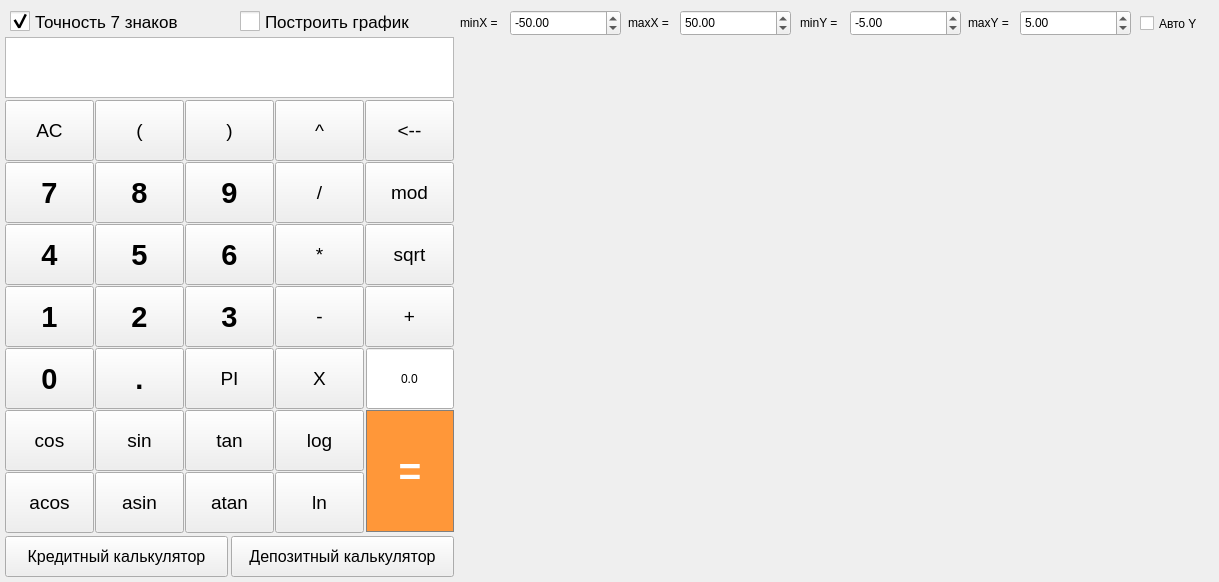
<?xml version="1.0" encoding="UTF-8"?>
<ui version="4.0">
 <class>MainWindow</class>
 <widget class="QMainWindow" name="MainWindow">
  <property name="geometry">
   <rect>
    <x>0</x>
    <y>0</y>
    <width>1219</width>
    <height>582</height>
   </rect>
  </property>
  <property name="windowTitle">
   <string>Smart_Calc</string>
  </property>
  <property name="styleSheet">
   <string notr="true"/>
  </property>
  <widget class="QWidget" name="centralwidget">
   <widget class="QPushButton" name="pushButton_clean">
    <property name="geometry">
     <rect>
      <x>5</x>
      <y>100</y>
      <width>89</width>
      <height>61</height>
     </rect>
    </property>
    <property name="minimumSize">
     <size>
      <width>61</width>
      <height>61</height>
     </size>
    </property>
    <property name="font">
     <font>
      <pointsize>14</pointsize>
     </font>
    </property>
    <property name="text">
     <string>AC</string>
    </property>
   </widget>
   <widget class="QPushButton" name="pushButton_left">
    <property name="geometry">
     <rect>
      <x>95</x>
      <y>100</y>
      <width>89</width>
      <height>61</height>
     </rect>
    </property>
    <property name="minimumSize">
     <size>
      <width>61</width>
      <height>61</height>
     </size>
    </property>
    <property name="font">
     <font>
      <pointsize>14</pointsize>
     </font>
    </property>
    <property name="text">
     <string>(</string>
    </property>
   </widget>
   <widget class="QPushButton" name="pushButton_right">
    <property name="geometry">
     <rect>
      <x>185</x>
      <y>100</y>
      <width>89</width>
      <height>61</height>
     </rect>
    </property>
    <property name="minimumSize">
     <size>
      <width>61</width>
      <height>61</height>
     </size>
    </property>
    <property name="font">
     <font>
      <pointsize>14</pointsize>
     </font>
    </property>
    <property name="text">
     <string>)</string>
    </property>
   </widget>
   <widget class="QPushButton" name="pushButton_pow">
    <property name="geometry">
     <rect>
      <x>275</x>
      <y>100</y>
      <width>89</width>
      <height>61</height>
     </rect>
    </property>
    <property name="minimumSize">
     <size>
      <width>61</width>
      <height>61</height>
     </size>
    </property>
    <property name="font">
     <font>
      <pointsize>14</pointsize>
     </font>
    </property>
    <property name="text">
     <string>^</string>
    </property>
   </widget>
   <widget class="QPushButton" name="pushButton_div">
    <property name="geometry">
     <rect>
      <x>275</x>
      <y>162</y>
      <width>89</width>
      <height>61</height>
     </rect>
    </property>
    <property name="minimumSize">
     <size>
      <width>61</width>
      <height>61</height>
     </size>
    </property>
    <property name="font">
     <font>
      <pointsize>14</pointsize>
     </font>
    </property>
    <property name="text">
     <string>/</string>
    </property>
   </widget>
   <widget class="QPushButton" name="pushButton_nine">
    <property name="geometry">
     <rect>
      <x>185</x>
      <y>162</y>
      <width>89</width>
      <height>61</height>
     </rect>
    </property>
    <property name="minimumSize">
     <size>
      <width>61</width>
      <height>61</height>
     </size>
    </property>
    <property name="font">
     <font>
      <pointsize>22</pointsize>
      <bold>true</bold>
     </font>
    </property>
    <property name="text">
     <string>9</string>
    </property>
   </widget>
   <widget class="QPushButton" name="pushButton_eight">
    <property name="geometry">
     <rect>
      <x>95</x>
      <y>162</y>
      <width>89</width>
      <height>61</height>
     </rect>
    </property>
    <property name="minimumSize">
     <size>
      <width>61</width>
      <height>61</height>
     </size>
    </property>
    <property name="font">
     <font>
      <pointsize>22</pointsize>
      <bold>true</bold>
     </font>
    </property>
    <property name="text">
     <string>8</string>
    </property>
   </widget>
   <widget class="QPushButton" name="pushButton_seven">
    <property name="geometry">
     <rect>
      <x>5</x>
      <y>162</y>
      <width>89</width>
      <height>61</height>
     </rect>
    </property>
    <property name="sizePolicy">
     <sizepolicy hsizetype="Minimum" vsizetype="Fixed">
      <horstretch>0</horstretch>
      <verstretch>0</verstretch>
     </sizepolicy>
    </property>
    <property name="minimumSize">
     <size>
      <width>61</width>
      <height>61</height>
     </size>
    </property>
    <property name="font">
     <font>
      <pointsize>22</pointsize>
      <bold>true</bold>
     </font>
    </property>
    <property name="text">
     <string>7</string>
    </property>
   </widget>
   <widget class="QPushButton" name="pushButton_mult">
    <property name="geometry">
     <rect>
      <x>275</x>
      <y>224</y>
      <width>89</width>
      <height>61</height>
     </rect>
    </property>
    <property name="minimumSize">
     <size>
      <width>61</width>
      <height>61</height>
     </size>
    </property>
    <property name="font">
     <font>
      <pointsize>14</pointsize>
     </font>
    </property>
    <property name="text">
     <string>*</string>
    </property>
   </widget>
   <widget class="QPushButton" name="pushButton_six">
    <property name="geometry">
     <rect>
      <x>185</x>
      <y>224</y>
      <width>89</width>
      <height>61</height>
     </rect>
    </property>
    <property name="minimumSize">
     <size>
      <width>61</width>
      <height>61</height>
     </size>
    </property>
    <property name="font">
     <font>
      <pointsize>22</pointsize>
      <bold>true</bold>
     </font>
    </property>
    <property name="text">
     <string>6</string>
    </property>
   </widget>
   <widget class="QPushButton" name="pushButton_five">
    <property name="geometry">
     <rect>
      <x>95</x>
      <y>224</y>
      <width>89</width>
      <height>61</height>
     </rect>
    </property>
    <property name="minimumSize">
     <size>
      <width>61</width>
      <height>61</height>
     </size>
    </property>
    <property name="font">
     <font>
      <pointsize>22</pointsize>
      <bold>true</bold>
     </font>
    </property>
    <property name="text">
     <string>5</string>
    </property>
   </widget>
   <widget class="QPushButton" name="pushButton_four">
    <property name="geometry">
     <rect>
      <x>5</x>
      <y>224</y>
      <width>89</width>
      <height>61</height>
     </rect>
    </property>
    <property name="minimumSize">
     <size>
      <width>61</width>
      <height>61</height>
     </size>
    </property>
    <property name="font">
     <font>
      <pointsize>22</pointsize>
      <bold>true</bold>
     </font>
    </property>
    <property name="text">
     <string>4</string>
    </property>
   </widget>
   <widget class="QPushButton" name="pushButton_minus">
    <property name="geometry">
     <rect>
      <x>275</x>
      <y>286</y>
      <width>89</width>
      <height>61</height>
     </rect>
    </property>
    <property name="minimumSize">
     <size>
      <width>61</width>
      <height>61</height>
     </size>
    </property>
    <property name="font">
     <font>
      <pointsize>14</pointsize>
     </font>
    </property>
    <property name="text">
     <string>-</string>
    </property>
   </widget>
   <widget class="QPushButton" name="pushButton_three">
    <property name="geometry">
     <rect>
      <x>185</x>
      <y>286</y>
      <width>89</width>
      <height>61</height>
     </rect>
    </property>
    <property name="minimumSize">
     <size>
      <width>61</width>
      <height>61</height>
     </size>
    </property>
    <property name="font">
     <font>
      <pointsize>22</pointsize>
      <bold>true</bold>
     </font>
    </property>
    <property name="text">
     <string>3</string>
    </property>
   </widget>
   <widget class="QPushButton" name="pushButton_two">
    <property name="geometry">
     <rect>
      <x>95</x>
      <y>286</y>
      <width>89</width>
      <height>61</height>
     </rect>
    </property>
    <property name="minimumSize">
     <size>
      <width>61</width>
      <height>61</height>
     </size>
    </property>
    <property name="font">
     <font>
      <pointsize>22</pointsize>
      <bold>true</bold>
     </font>
    </property>
    <property name="text">
     <string>2</string>
    </property>
   </widget>
   <widget class="QPushButton" name="pushButton_one">
    <property name="geometry">
     <rect>
      <x>5</x>
      <y>286</y>
      <width>89</width>
      <height>61</height>
     </rect>
    </property>
    <property name="minimumSize">
     <size>
      <width>61</width>
      <height>61</height>
     </size>
    </property>
    <property name="font">
     <font>
      <pointsize>22</pointsize>
      <bold>true</bold>
     </font>
    </property>
    <property name="text">
     <string>1</string>
    </property>
   </widget>
   <widget class="QPushButton" name="pushButton_plus">
    <property name="geometry">
     <rect>
      <x>365</x>
      <y>286</y>
      <width>89</width>
      <height>61</height>
     </rect>
    </property>
    <property name="minimumSize">
     <size>
      <width>61</width>
      <height>61</height>
     </size>
    </property>
    <property name="font">
     <font>
      <pointsize>14</pointsize>
     </font>
    </property>
    <property name="text">
     <string>+</string>
    </property>
   </widget>
   <widget class="QPushButton" name="pushButton_pi">
    <property name="geometry">
     <rect>
      <x>185</x>
      <y>348</y>
      <width>89</width>
      <height>61</height>
     </rect>
    </property>
    <property name="minimumSize">
     <size>
      <width>61</width>
      <height>61</height>
     </size>
    </property>
    <property name="font">
     <font>
      <pointsize>14</pointsize>
     </font>
    </property>
    <property name="text">
     <string>PI</string>
    </property>
   </widget>
   <widget class="QPushButton" name="pushButton_dot">
    <property name="geometry">
     <rect>
      <x>95</x>
      <y>348</y>
      <width>89</width>
      <height>61</height>
     </rect>
    </property>
    <property name="minimumSize">
     <size>
      <width>61</width>
      <height>61</height>
     </size>
    </property>
    <property name="font">
     <font>
      <pointsize>22</pointsize>
      <bold>true</bold>
     </font>
    </property>
    <property name="text">
     <string>.</string>
    </property>
   </widget>
   <widget class="QPushButton" name="pushButton_zero">
    <property name="geometry">
     <rect>
      <x>5</x>
      <y>348</y>
      <width>89</width>
      <height>61</height>
     </rect>
    </property>
    <property name="minimumSize">
     <size>
      <width>61</width>
      <height>61</height>
     </size>
    </property>
    <property name="font">
     <font>
      <pointsize>22</pointsize>
      <bold>true</bold>
     </font>
    </property>
    <property name="styleSheet">
     <string notr="true"/>
    </property>
    <property name="text">
     <string>0</string>
    </property>
   </widget>
   <widget class="QPushButton" name="pushButton_back">
    <property name="geometry">
     <rect>
      <x>365</x>
      <y>100</y>
      <width>89</width>
      <height>61</height>
     </rect>
    </property>
    <property name="minimumSize">
     <size>
      <width>61</width>
      <height>61</height>
     </size>
    </property>
    <property name="font">
     <font>
      <pointsize>14</pointsize>
     </font>
    </property>
    <property name="text">
     <string>&lt;--</string>
    </property>
   </widget>
   <widget class="QPushButton" name="pushButton_sqrt">
    <property name="geometry">
     <rect>
      <x>365</x>
      <y>224</y>
      <width>89</width>
      <height>61</height>
     </rect>
    </property>
    <property name="minimumSize">
     <size>
      <width>61</width>
      <height>61</height>
     </size>
    </property>
    <property name="font">
     <font>
      <pointsize>14</pointsize>
     </font>
    </property>
    <property name="text">
     <string>sqrt</string>
    </property>
   </widget>
   <widget class="QPushButton" name="pushButton_mod">
    <property name="geometry">
     <rect>
      <x>365</x>
      <y>162</y>
      <width>89</width>
      <height>61</height>
     </rect>
    </property>
    <property name="minimumSize">
     <size>
      <width>61</width>
      <height>61</height>
     </size>
    </property>
    <property name="font">
     <font>
      <pointsize>14</pointsize>
     </font>
    </property>
    <property name="text">
     <string>mod</string>
    </property>
   </widget>
   <widget class="QPushButton" name="pushButton_equals">
    <property name="geometry">
     <rect>
      <x>366</x>
      <y>410</y>
      <width>88</width>
      <height>122</height>
     </rect>
    </property>
    <property name="minimumSize">
     <size>
      <width>61</width>
      <height>61</height>
     </size>
    </property>
    <property name="font">
     <font>
      <pointsize>29</pointsize>
      <bold>true</bold>
     </font>
    </property>
    <property name="styleSheet">
     <string notr="true">QPushButton {
  background-color: rgb(255, 151, 57);
  color: white; 
  border: 1px solid gray;
}

QPushButton:pressed {
    background-color: qlineargradient(x1: 0, y1: 0, x2: 0, y2: 1,
                                      stop: 0 #FF7832, stop: 1 #FF9739);
}</string>
    </property>
    <property name="text">
     <string>=</string>
    </property>
   </widget>
   <widget class="QPushButton" name="pushButton_cos">
    <property name="geometry">
     <rect>
      <x>5</x>
      <y>410</y>
      <width>89</width>
      <height>61</height>
     </rect>
    </property>
    <property name="minimumSize">
     <size>
      <width>61</width>
      <height>61</height>
     </size>
    </property>
    <property name="font">
     <font>
      <pointsize>14</pointsize>
     </font>
    </property>
    <property name="text">
     <string>cos</string>
    </property>
   </widget>
   <widget class="QPushButton" name="pushButton_sin">
    <property name="geometry">
     <rect>
      <x>95</x>
      <y>410</y>
      <width>89</width>
      <height>61</height>
     </rect>
    </property>
    <property name="minimumSize">
     <size>
      <width>61</width>
      <height>61</height>
     </size>
    </property>
    <property name="font">
     <font>
      <pointsize>14</pointsize>
     </font>
    </property>
    <property name="text">
     <string>sin</string>
    </property>
   </widget>
   <widget class="QPushButton" name="pushButton_tan">
    <property name="geometry">
     <rect>
      <x>185</x>
      <y>410</y>
      <width>89</width>
      <height>61</height>
     </rect>
    </property>
    <property name="minimumSize">
     <size>
      <width>61</width>
      <height>61</height>
     </size>
    </property>
    <property name="font">
     <font>
      <pointsize>14</pointsize>
     </font>
    </property>
    <property name="text">
     <string>tan</string>
    </property>
   </widget>
   <widget class="QPushButton" name="pushButton_log">
    <property name="geometry">
     <rect>
      <x>275</x>
      <y>410</y>
      <width>89</width>
      <height>61</height>
     </rect>
    </property>
    <property name="minimumSize">
     <size>
      <width>61</width>
      <height>61</height>
     </size>
    </property>
    <property name="font">
     <font>
      <pointsize>14</pointsize>
     </font>
    </property>
    <property name="text">
     <string>log</string>
    </property>
   </widget>
   <widget class="QPushButton" name="pushButton_atan">
    <property name="geometry">
     <rect>
      <x>185</x>
      <y>472</y>
      <width>89</width>
      <height>61</height>
     </rect>
    </property>
    <property name="minimumSize">
     <size>
      <width>61</width>
      <height>61</height>
     </size>
    </property>
    <property name="font">
     <font>
      <pointsize>14</pointsize>
     </font>
    </property>
    <property name="text">
     <string>atan</string>
    </property>
   </widget>
   <widget class="QPushButton" name="pushButton_asin">
    <property name="geometry">
     <rect>
      <x>95</x>
      <y>472</y>
      <width>89</width>
      <height>61</height>
     </rect>
    </property>
    <property name="minimumSize">
     <size>
      <width>61</width>
      <height>61</height>
     </size>
    </property>
    <property name="font">
     <font>
      <pointsize>14</pointsize>
     </font>
    </property>
    <property name="text">
     <string>asin</string>
    </property>
   </widget>
   <widget class="QPushButton" name="pushButton_ln">
    <property name="geometry">
     <rect>
      <x>275</x>
      <y>472</y>
      <width>89</width>
      <height>61</height>
     </rect>
    </property>
    <property name="minimumSize">
     <size>
      <width>61</width>
      <height>61</height>
     </size>
    </property>
    <property name="font">
     <font>
      <pointsize>14</pointsize>
     </font>
    </property>
    <property name="text">
     <string>ln</string>
    </property>
   </widget>
   <widget class="QPushButton" name="pushButton_acos">
    <property name="geometry">
     <rect>
      <x>5</x>
      <y>472</y>
      <width>89</width>
      <height>61</height>
     </rect>
    </property>
    <property name="minimumSize">
     <size>
      <width>61</width>
      <height>61</height>
     </size>
    </property>
    <property name="font">
     <font>
      <pointsize>14</pointsize>
     </font>
    </property>
    <property name="text">
     <string>acos</string>
    </property>
   </widget>
   <widget class="QTextEdit" name="textEdit_input">
    <property name="geometry">
     <rect>
      <x>5</x>
      <y>37</y>
      <width>449</width>
      <height>61</height>
     </rect>
    </property>
    <property name="font">
     <font>
      <pointsize>11</pointsize>
      <bold>true</bold>
     </font>
    </property>
    <property name="cursor" stdset="0">
     <cursorShape>ArrowCursor</cursorShape>
    </property>
    <property name="focusPolicy">
     <enum>Qt::StrongFocus</enum>
    </property>
    <property name="styleSheet">
     <string notr="true">QTextEdit {
  border: 1px solid gray;
}

background-color : white;</string>
    </property>
    <property name="markdown">
     <string/>
    </property>
    <property name="html">
     <string>&lt;!DOCTYPE HTML PUBLIC &quot;-//W3C//DTD HTML 4.0//EN&quot; &quot;http://www.w3.org/TR/REC-html40/strict.dtd&quot;&gt;
&lt;html&gt;&lt;head&gt;&lt;meta name=&quot;qrichtext&quot; content=&quot;1&quot; /&gt;&lt;meta charset=&quot;utf-8&quot; /&gt;&lt;style type=&quot;text/css&quot;&gt;
p, li { white-space: pre-wrap; }
hr { height: 1px; border-width: 0; }
li.unchecked::marker { content: &quot;\2610&quot;; }
li.checked::marker { content: &quot;\2612&quot;; }
&lt;/style&gt;&lt;/head&gt;&lt;body style=&quot; font-family:'Ubuntu'; font-size:11pt; font-weight:700; font-style:normal;&quot;&gt;
&lt;p align=&quot;right&quot; style=&quot;-qt-paragraph-type:empty; margin-top:7px; margin-bottom:7px; margin-left:0px; margin-right:0px; -qt-block-indent:0; text-indent:0px;&quot;&gt;&lt;br /&gt;&lt;/p&gt;&lt;/body&gt;&lt;/html&gt;</string>
    </property>
   </widget>
   <widget class="QPushButton" name="pushButton_x">
    <property name="geometry">
     <rect>
      <x>275</x>
      <y>348</y>
      <width>89</width>
      <height>61</height>
     </rect>
    </property>
    <property name="minimumSize">
     <size>
      <width>61</width>
      <height>61</height>
     </size>
    </property>
    <property name="font">
     <font>
      <pointsize>14</pointsize>
     </font>
    </property>
    <property name="text">
     <string>X</string>
    </property>
   </widget>
   <widget class="QLineEdit" name="lineEdit_x">
    <property name="geometry">
     <rect>
      <x>366</x>
      <y>348</y>
      <width>88</width>
      <height>61</height>
     </rect>
    </property>
    <property name="styleSheet">
     <string notr="true">QLineEdit{
  border: 1px solid gray;
}

background-color : white;</string>
    </property>
    <property name="text">
     <string>0.0</string>
    </property>
    <property name="alignment">
     <set>Qt::AlignCenter</set>
    </property>
   </widget>
   <widget class="QCheckBox" name="checkBox">
    <property name="geometry">
     <rect>
      <x>10</x>
      <y>10</y>
      <width>201</width>
      <height>23</height>
     </rect>
    </property>
    <property name="font">
     <font>
      <pointsize>13</pointsize>
     </font>
    </property>
    <property name="styleSheet">
     <string notr="true">QCheckBox {
    spacing: 5px;
}

QCheckBox::indicator {
    width:  20px;
    height: 20px;
}</string>
    </property>
    <property name="text">
     <string>Точность 7 знаков</string>
    </property>
    <property name="checked">
     <bool>true</bool>
    </property>
   </widget>
   <widget class="QCheckBox" name="checkBox_2">
    <property name="geometry">
     <rect>
      <x>240</x>
      <y>10</y>
      <width>201</width>
      <height>23</height>
     </rect>
    </property>
    <property name="font">
     <font>
      <pointsize>13</pointsize>
     </font>
    </property>
    <property name="styleSheet">
     <string notr="true">QCheckBox {
    spacing: 5px;
}

QCheckBox::indicator {
    width:  20px;
    height: 20px;
}
</string>
    </property>
    <property name="text">
     <string>Построить график</string>
    </property>
    <property name="iconSize">
     <size>
      <width>16</width>
      <height>16</height>
     </size>
    </property>
   </widget>
   <widget class="QCustomPlot" name="widget" native="true">
    <property name="geometry">
     <rect>
      <x>460</x>
      <y>40</y>
      <width>751</width>
      <height>534</height>
     </rect>
    </property>
   </widget>
   <widget class="QDoubleSpinBox" name="doubleSpinBox_minX">
    <property name="enabled">
     <bool>true</bool>
    </property>
    <property name="geometry">
     <rect>
      <x>510</x>
      <y>10</y>
      <width>111</width>
      <height>26</height>
     </rect>
    </property>
    <property name="minimum">
     <double>-1000000.000000000000000</double>
    </property>
    <property name="maximum">
     <double>1000000.000000000000000</double>
    </property>
    <property name="value">
     <double>-50.000000000000000</double>
    </property>
   </widget>
   <widget class="QLabel" name="label_minX">
    <property name="geometry">
     <rect>
      <x>460</x>
      <y>14</y>
      <width>67</width>
      <height>17</height>
     </rect>
    </property>
    <property name="text">
     <string>minX = </string>
    </property>
   </widget>
   <widget class="QLabel" name="label_maxX">
    <property name="geometry">
     <rect>
      <x>628</x>
      <y>14</y>
      <width>67</width>
      <height>17</height>
     </rect>
    </property>
    <property name="text">
     <string>maxX = </string>
    </property>
   </widget>
   <widget class="QDoubleSpinBox" name="doubleSpinBox_maxX">
    <property name="geometry">
     <rect>
      <x>680</x>
      <y>10</y>
      <width>111</width>
      <height>26</height>
     </rect>
    </property>
    <property name="minimum">
     <double>-1000000.000000000000000</double>
    </property>
    <property name="maximum">
     <double>1000000.000000000000000</double>
    </property>
    <property name="value">
     <double>50.000000000000000</double>
    </property>
   </widget>
   <widget class="QLabel" name="label_minY">
    <property name="geometry">
     <rect>
      <x>800</x>
      <y>14</y>
      <width>67</width>
      <height>17</height>
     </rect>
    </property>
    <property name="text">
     <string>minY = </string>
    </property>
   </widget>
   <widget class="QDoubleSpinBox" name="doubleSpinBox_minY">
    <property name="geometry">
     <rect>
      <x>850</x>
      <y>10</y>
      <width>111</width>
      <height>26</height>
     </rect>
    </property>
    <property name="minimum">
     <double>-1000000.000000000000000</double>
    </property>
    <property name="maximum">
     <double>1000000.000000000000000</double>
    </property>
    <property name="value">
     <double>-5.000000000000000</double>
    </property>
   </widget>
   <widget class="QDoubleSpinBox" name="doubleSpinBox_maxY">
    <property name="geometry">
     <rect>
      <x>1020</x>
      <y>10</y>
      <width>111</width>
      <height>26</height>
     </rect>
    </property>
    <property name="minimum">
     <double>-1000000.000000000000000</double>
    </property>
    <property name="maximum">
     <double>1000000.000000000000000</double>
    </property>
    <property name="value">
     <double>5.000000000000000</double>
    </property>
   </widget>
   <widget class="QLabel" name="label_maxX_2">
    <property name="geometry">
     <rect>
      <x>968</x>
      <y>14</y>
      <width>67</width>
      <height>17</height>
     </rect>
    </property>
    <property name="text">
     <string>maxY = </string>
    </property>
   </widget>
   <widget class="QCheckBox" name="checkBox_3">
    <property name="geometry">
     <rect>
      <x>1140</x>
      <y>12</y>
      <width>81</width>
      <height>23</height>
     </rect>
    </property>
    <property name="text">
     <string>Авто Y</string>
    </property>
   </widget>
   <widget class="QPushButton" name="pushButton">
    <property name="geometry">
     <rect>
      <x>5</x>
      <y>536</y>
      <width>223</width>
      <height>41</height>
     </rect>
    </property>
    <property name="font">
     <font>
      <pointsize>12</pointsize>
     </font>
    </property>
    <property name="text">
     <string>Кредитный калькулятор</string>
    </property>
   </widget>
   <widget class="QPushButton" name="pushButton_depozit">
    <property name="geometry">
     <rect>
      <x>231</x>
      <y>536</y>
      <width>223</width>
      <height>41</height>
     </rect>
    </property>
    <property name="font">
     <font>
      <pointsize>12</pointsize>
     </font>
    </property>
    <property name="text">
     <string>Депозитный калькулятор</string>
    </property>
   </widget>
  </widget>
 </widget>
 <customwidgets>
  <customwidget>
   <class>QCustomPlot</class>
   <extends>QWidget</extends>
   <header>qcustomplot.h</header>
   <container>1</container>
  </customwidget>
 </customwidgets>
 <resources/>
 <connections/>
</ui>
